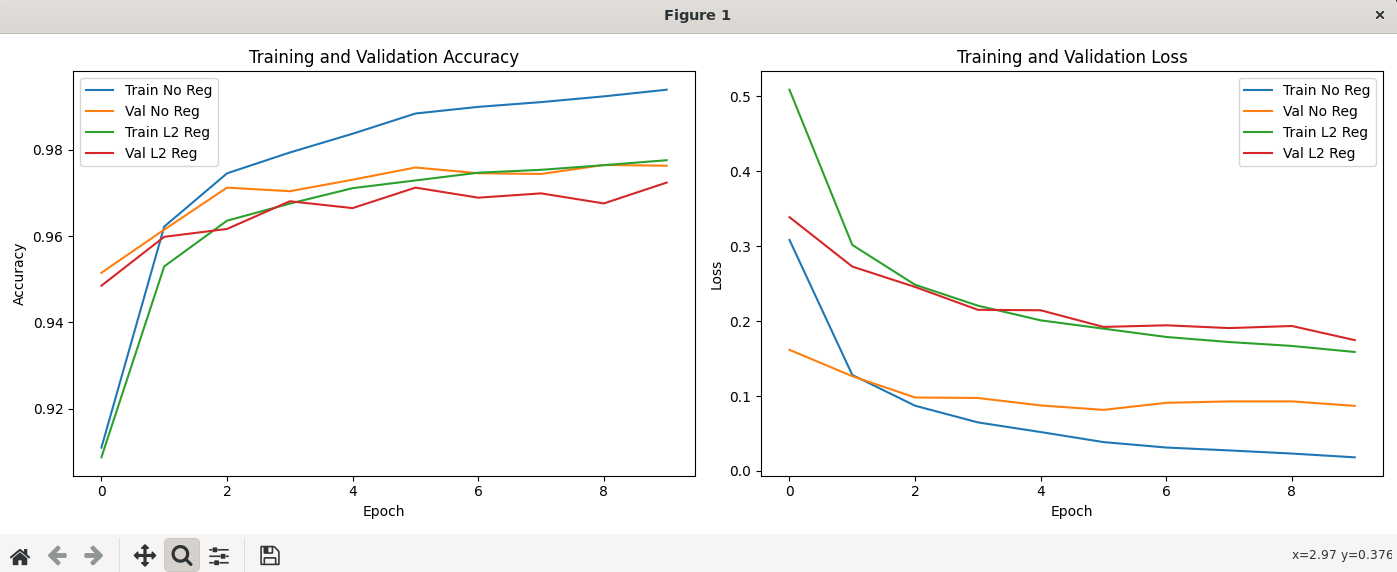

This chart was generated by the following Python code:
import numpy as np
import tensorflow as tf
from tensorflow.keras.models import Sequential
from tensorflow.keras.layers import Dense, Flatten
from tensorflow.keras.regularizers import l2
from tensorflow.keras.datasets import mnist
import matplotlib.pyplot as plt

# Load and preprocess the MNIST dataset
(x_train, y_train), (x_test, y_test) = mnist.load_data()
x_train, x_test = x_train / 255.0, x_test / 255.0  # Normalize to [0, 1]
y_train, y_test = tf.keras.utils.to_categorical(y_train, 10), tf.keras.utils.to_categorical(y_test, 10)  # One-hot encode

# Define a simple neural network without regularization
def create_model(with_regularization=False):
    if with_regularization:
        regularizer = l2(0.001)  # L2 regularization with lambda = 0.001
    else:
        regularizer = None

    model = Sequential([
        Flatten(input_shape=(28, 28)),
        Dense(128, activation='relu', kernel_regularizer=regularizer),
        Dense(64, activation='relu', kernel_regularizer=regularizer),
        Dense(10, activation='softmax')
    ])
    return model

# Compile and train the model without regularization
model_no_reg = create_model(with_regularization=False)
model_no_reg.compile(optimizer='adam', loss='categorical_crossentropy', metrics=['accuracy'])
history_no_reg = model_no_reg.fit(x_train, y_train, epochs=10, batch_size=64, validation_split=0.2, verbose=1)

# Compile and train the model with L2 regularization
model_with_reg = create_model(with_regularization=True)
model_with_reg.compile(optimizer='adam', loss='categorical_crossentropy', metrics=['accuracy'])
history_with_reg = model_with_reg.fit(x_train, y_train, epochs=10, batch_size=64, validation_split=0.2, verbose=1)

# Evaluate both models on the test set
test_loss_no_reg, test_acc_no_reg = model_no_reg.evaluate(x_test, y_test, verbose=0)
test_loss_with_reg, test_acc_with_reg = model_with_reg.evaluate(x_test, y_test, verbose=0)

print(f"Test accuracy without regularization: {test_acc_no_reg:.4f}")
print(f"Test accuracy with L2 regularization: {test_acc_with_reg:.4f}")

# Plot training and validation accuracy and loss
plt.figure(figsize=(14, 5))

# Accuracy plots
plt.subplot(1, 2, 1)
plt.plot(history_no_reg.history['accuracy'], label='Train No Reg')
plt.plot(history_no_reg.history['val_accuracy'], label='Val No Reg')
plt.plot(history_with_reg.history['accuracy'], label='Train L2 Reg')
plt.plot(history_with_reg.history['val_accuracy'], label='Val L2 Reg')
plt.title('Training and Validation Accuracy')
plt.xlabel('Epoch')
plt.ylabel('Accuracy')
plt.legend()

# Loss plots
plt.subplot(1, 2, 2)
plt.plot(history_no_reg.history['loss'], label='Train No Reg')
plt.plot(history_no_reg.history['val_loss'], label='Val No Reg')
plt.plot(history_with_reg.history['loss'], label='Train L2 Reg')
plt.plot(history_with_reg.history['val_loss'], label='Val L2 Reg')
plt.title('Training and Validation Loss')
plt.xlabel('Epoch')
plt.ylabel('Loss')
plt.legend()

plt.tight_layout()
plt.show()
